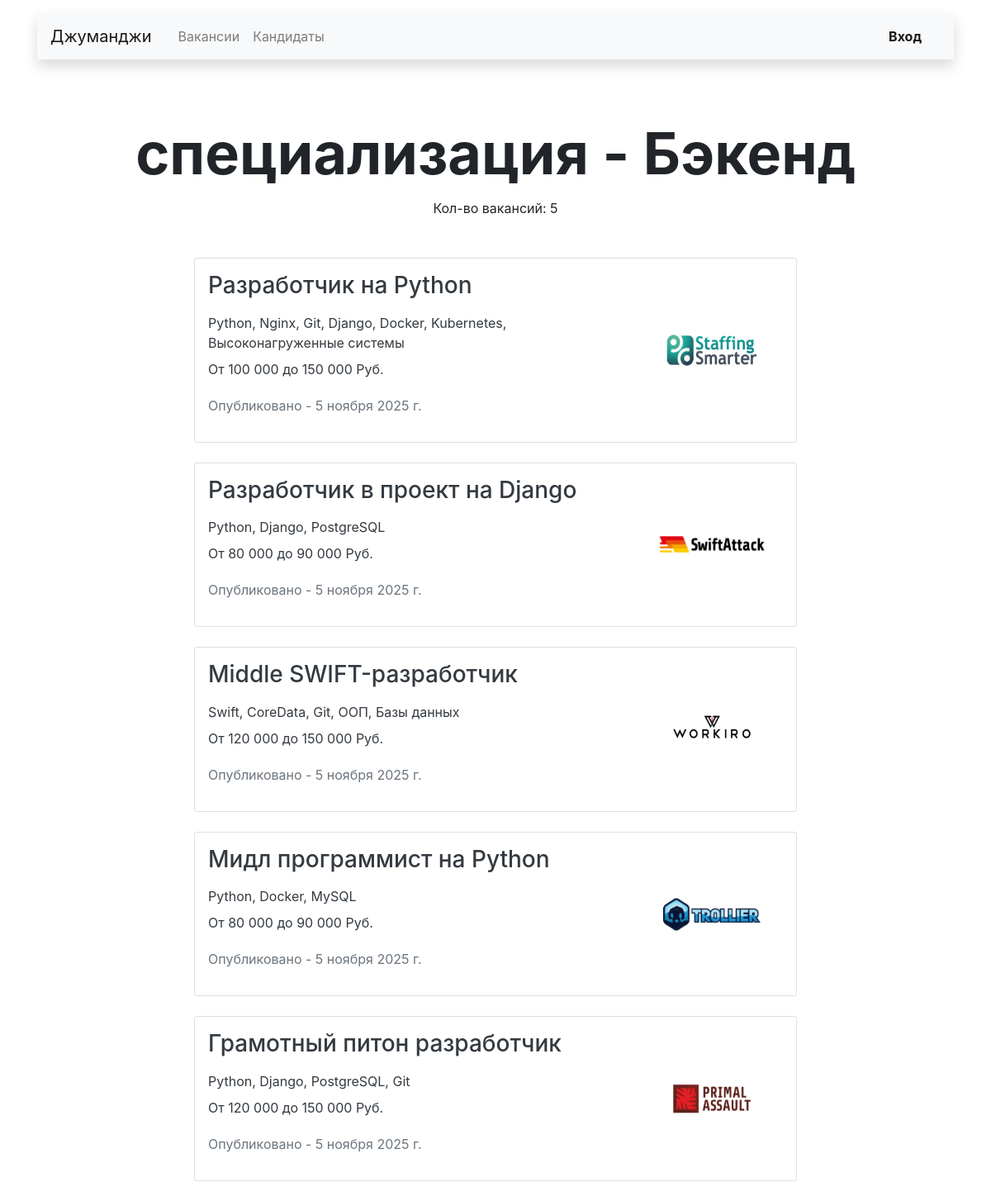
The page /vacancies/cat/backend/ on the database its author committed.
### main/models.py (models this page shows, shortened)
class Specialty(models.Model):
    code = models.CharField(max_length=30, unique=True, verbose_name='Код')
    title = models.CharField(max_length=30, verbose_name='Направление')
    picture = models.ImageField(
        upload_to='specialties',
        default='https://place-hold.it/100x60',
        blank=True,
        verbose_name='Картинка',
    )
    class Meta:
        verbose_name = 'Специализацию'
        verbose_name_plural = 'Специализации'

class Vacancy(models.Model):
    title = models.CharField(max_length=150, verbose_name='Название')
    specialty = models.ForeignKey(
        'Specialty',
        on_delete=models.CASCADE,
        to_field="code",
        related_name="vacancies",
        verbose_name='Специализация',
    )
    company = models.ForeignKey(
        'Company',
        on_delete=models.CASCADE,
        related_name="vacancies",
        verbose_name='Компания',
    )
    skills = models.TextField(blank=True, verbose_name='Навыки')
    description = models.TextField(blank=True, verbose_name='Текст')
    salary_min = models.IntegerField(default=0, blank=True, verbose_name='Зарплата от')
    salary_max = models.IntegerField(default=0, blank=True, verbose_name='Зарплата до')
    published_at = models.DateField(auto_now_add=True, verbose_name='Опубликовано')
    class Meta:
        verbose_name = 'Вакансию'
        verbose_name_plural = 'Вакансии'
        ordering = ['id']
    def get_absolute_url(self):
        return reverse('one_vacancy', args=(self.id,))

class Company(models.Model):
    name = models.CharField(max_length=50, verbose_name='Название')
    location = models.CharField(max_length=50, verbose_name='Город')
    logo = models.ImageField(
        upload_to='companies',
        default='https://place-hold.it/100x60', blank=True,
        verbose_name='Логотип',
    )
    description = models.TextField(blank=True, verbose_name='Инф. о компании')
    employee_count = models.IntegerField(default=0, verbose_name='Кол-во сотрудников')
    owner = models.OneToOneField(
        User,
        on_delete=models.CASCADE,
        verbose_name='Владелец',
        related_name='owner',
    )
    class Meta:
        verbose_name = 'Компанию'
        verbose_name_plural = 'Компании'
        ordering = ['pk']

### main/views/main.py (the view)
# urls.py: path('vacancies/cat/<str:specialty_slug>/', main_views.VacanciesBySpecialtyView.as_view(), name='vacancies_by_specialty'),
class VacanciesBySpecialtyView(AllVacanciesView, ListView):
    allow_empty = True
    def get_queryset(self):
        specialty = self.kwargs['specialty_slug']
        return Vacancy.objects.filter(specialty=specialty).select_related('company')
    def get_context_data(self, **kwargs):
        specialty = get_object_or_404(Specialty, code=self.kwargs['specialty_slug'])
        return super().get_context_data(specialty_ru=specialty.title, **kwargs)

### main/templates/main/main/vacancies.html (shortened to what this page needs)
{% extends 'main/main_layout.html' %}
{% load humanize %}
{% block custom_body %}
    <main class="container mt-3">
        <section>
            <h1 class="h1 text-center mx-auto mt-4 pt-5" style="font-size: 70px;">
                <strong>
                    {% if specialty_ru %}
                        <span>специализация - {{ specialty_ru }}</span>
                    {% else %}
                        Все вакансии
                    {% endif %}
                </strong>
            </h1>
            <p class="text-center pt-1">
                <span>Кол-во вакансий: {{ object_list|length }}</span>
            </p>
            <div class="row mt-5">
                {% for object in object_list %}
                    <div class="col-12 col-lg-8 offset-lg-2 m-auto">
                        <a href="{{ object.get_absolute_url }}" class="text-decoration-none">
                            <div class="card mb-4 text-dark custom_visual_list_card">
                                <div class="card-body p-3">
                                    <div class="row">
                                        <div class="col-12 col-md-8 col-lg-9">
                                            <h3 class="h3 pb-2">{{ object.title }}</h3>
                                            <p class="mb-2">{{ object.skills }}</p>
                                            <p>От {{ object.salary_min | intcomma }} до {{ object.salary_max | intcomma }} Руб.</p>
                                            <p class="text-muted pt-1">Опубликовано - {{ object.published_at }}</p>
                                        </div>
                                        <div class="col-12 col-md-4 col-lg-3 d-flex align-items-center">
                                            <img src="{{ object.company.logo.url }}" width="130" height="80" alt="company">
                                        </div>
                                    </div>
                                </div>
                            </div>
                        </a>
                    </div>
                {% endfor %}
            </div>
        </section>
    </main>
{% endblock %}

### rows shown on the page
Specialty: title "Бэкенд"
Vacancy: title "Разработчик на Python", skills "Python, Nginx, Git, Django, Docker, Kubernetes, Высоконагруженные системы", salary_min "100 000", salary_max "150 000", published_at "5 ноября 2025 г.", company.logo (picture)
Vacancy: title "Разработчик в проект на Django", skills "Python, Django, PostgreSQL", salary_min "80 000", salary_max "90 000", published_at "5 ноября 2025 г.", company.logo (picture)
Vacancy: title "Middle SWIFT-разработчик", skills "Swift, CoreData, Git, ООП, Базы данных", salary_min "120 000", salary_max "150 000", published_at "5 ноября 2025 г.", company.logo (picture)
Vacancy: title "Мидл программист на Python", skills "Python, Docker, MySQL", salary_min "80 000", salary_max "90 000", published_at "5 ноября 2025 г.", company.logo (picture)
Vacancy: title "Грамотный питон разработчик", skills "Python, Django, PostgreSQL, Git", salary_min "120 000", salary_max "150 000", published_at "5 ноября 2025 г.", company.logo (picture)

### other values the page prints
{{ object_list|length }} "5"
